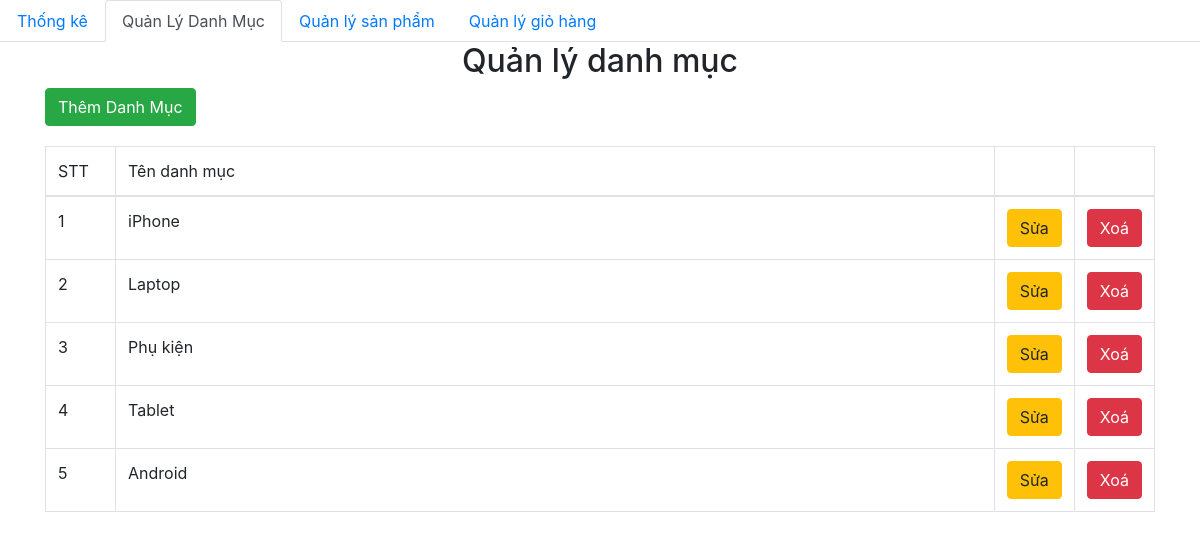
Page /admin/category/quanlydanhmuc.php on the committed database.
### tables this page shows
CREATE TABLE `category` (
  `id` int(11) NOT NULL,
  `name` varchar(50) NOT NULL,
  `created_at` datetime DEFAULT NULL,
  `updated_at` datetime DEFAULT NULL
);

### admin/database/dbhelper.php (called while the page is built, shortened)
<?php
function executeResult($sql)
{
	$con = mysqli_connect(HOST, USERNAME, PASSWORD, DATABASE);
	$result = mysqli_query($con, $sql);
	$data   = [];
	while ($row = mysqli_fetch_array($result, 1)) {
		$data[] = $row;
	}
	return $data;
}

### admin/category/quanlydanhmuc.php (the view, shortened to what this page needs)
<?php
require_once('../database/dbhelper.php');
?>
<!DOCTYPE html>
<html>
<head>
    <link rel="stylesheet" href="https://maxcdn.bootstrapcdn.com/bootstrap/4.4.1/css/bootstrap.min.css">
</head>
<body>
    <ul class="nav nav-tabs">
    <li class="nav-item">
            <a class="nav-link" href="../thongke.php">Thống kê</a>
        </li>
        <li class="nav-item">
            <a class="nav-link active" href="../category/">Quản Lý Danh Mục</a>
        </li>
        <li class="nav-item">
            <a class="nav-link" href="../product/">Quản lý sản phẩm</a>
        </li>
        <li class="nav-item">
            <a class="nav-link" href="../quanlygiohang.php">Quản lý giỏ hàng</a>
        </li>
    </ul>
    <div class="container">
        <div class="panel panel-primary">
            <div class="panel-heading">
                <h2 class="text-center">Quản lý danh mục</h2>
            </div>
            <a href="add.php">
                <button class=" btn btn-success" style="margin-bottom:20px">Thêm Danh Mục</button>
            </a>
            <table class="table table-bordered table-hover">
                <thead>
                    <tr>
                        <td width="70px">STT</td>
                        <td>Tên danh mục</td>
                        <td width="50px"></td>
                        <td width="50px"></td>
                    </tr>
                </thead>
                <tbody>
                    <?php
                    $sql = 'select * from category';
                    $categoryList = executeResult($sql);
                    $index = 1;
                    foreach ($categoryList as $item) {
                        echo '  <tr>
                    <td>' . ($index++) . '</td>
                    <td>' . $item['name'] . '</td>
                    <td>
                        <a href="add.php?id=' . $item['id'] . '">
                            <button class=" btn btn-warning">Sửa</button>
                        </a>
                    </td>
                    <td>
                    <button class="btn btn-danger" onclick="deleteCategory('.$item['id'].')">Xoá</button>
                    </td>
                </tr>';
                    }
                    ?>
                </tbody>
            </table>
        </div>
    </div>
</body>
</html>

### rows in the picture
category: name "iPhone"
category: name "Laptop"
category: name "Phụ kiện"
category: name "Tablet"
category: name "Android"
